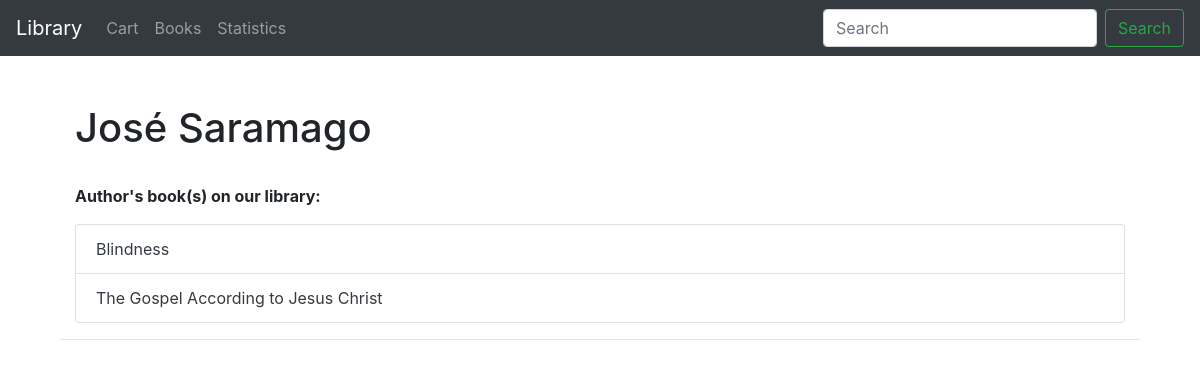
Page /author/5 on the committed database.
### library/models.py (models this page shows, shortened)
class Author(models.Model):
    author_first_name = models.CharField(max_length=120)
    author_last_name = models.CharField(max_length=120)
    class Meta:
        ordering = ['author_last_name', 'author_first_name']
    def get_books_by_author(self):
        return Book.objects.filter(book_author=self)

class Book(models.Model):
    book_isbn = models.CharField('ISBN', max_length=13, unique=True, default=0)
    book_name = models.CharField('Name', max_length=200)
    book_author = models.ForeignKey(Author, on_delete=models.SET_NULL, null=True)
    book_genre = models.ManyToManyField(BookGenre, blank=True)
    book_language = models.ForeignKey(Language, on_delete=models.SET_NULL, null=True)
    book_launch_year = models.DateField('Date Published')
    book_acquired_year = models.DateField('Acquisition Date')
    book_description = models.TextField(max_length=1000, null=True, blank=True)
    book_quantity = models.IntegerField('Quantity')
    cart = models.ForeignKey(Cart, on_delete=models.CASCADE, null=True)
    class Meta:
        ordering = ['book_name']
    def __str__(self):
        return self.book_name
    def display_genre(self):
        return ', '.join([genre.item_genre for genre in self.book_genre.all()[:3]])
    display_genre.short_description = 'Genre'

### library/views.py (the view)
# urls.py: path('author/<int:pk>', views.AuthorDetailView.as_view(), name='author-detail'),
class AuthorDetailView(generic.DetailView):
    model = Author
    template_name = 'author_detail.html'

### templates/author_detail.html
{% extends "base.html" %}
{% block content %}
    <br>
    <div class="container">
        <div class="container">
            <h1>{{ author.author_first_name }} {{ author.author_last_name }}</h1>
        </div>
        <br>
        <div class="container">
              <p><strong>Author's book(s) on our library:</strong></p>
            <ul class="list-group">
            {% for books in author.get_books_by_author %}
                <li class="list-group-item"><a class="btn-link text-decoration-none text-dark" href="{% url 'book-detail' books.pk %}">{{ books }}</a></li>
            {% endfor %}
            </ul>
        </div>
        <hr>
    </div>
{% endblock %}

### rows in the picture
Author: author_first_name "José", author_last_name "Saramago"
Book: book_name "Blindness"
Book: book_name "The Gospel According to Jesus Christ"
